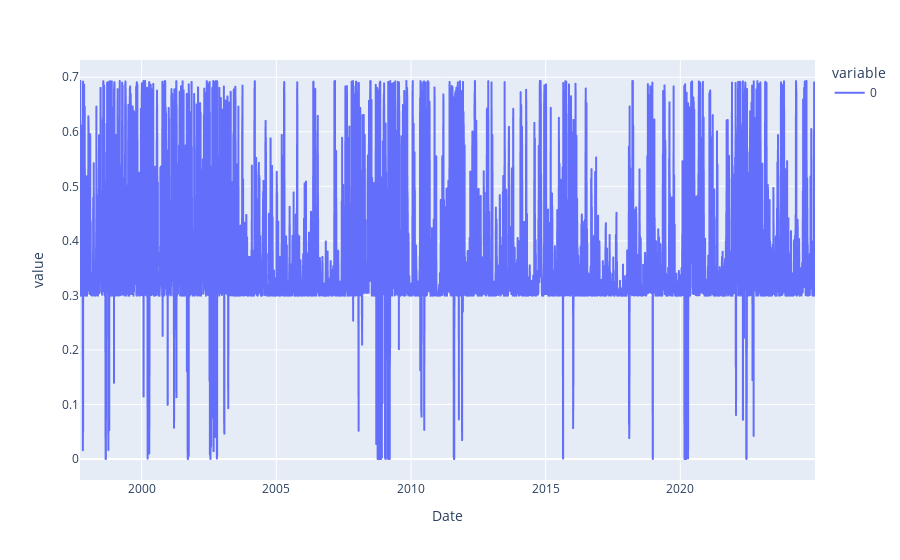

This figure's notebook cell:
### Markdown cell above
Similar to the Hidden Markov Model, the entropy at each time step is used to quantify the model's uncertainty in its regime classification decisions.

### Code cell
posteriors = gmm_model.predict_proba(prices_array)

def shannon_entropy(probs):
    '''
    This function uses the Shannon Entropy equation to quantify model uncertainty through the use of the model's returned state probabilities
    contained in the probs parameter.
    
    '''
    entropy = -np.sum(probs * np.log(probs), axis = 1)
    return entropy

entropy_gmm = shannon_entropy(posteriors)
# Adding dates back to the entropy values and accounting for the delay
# introduced by the moving window
entropy_series = pd.Series(entropy_gmm, index = prices.index[-len(entropy_gmm):])

# Plotting Entropy Series
px.line(entropy_series)

### Figure 1 — Plotly figure (JSON) as saved in the notebook; plotly's stock layout.template omitted (floating-point values rounded to 4 significant figures; data arrays with more than 128 entries replaced by an {"elided": "..."} marker saying what was removed)
{"data": [{"hovertemplate": "variable=0<br>Date=%{x}<br>value=%{y}<extra></extra>", "legendgroup": "0", "line": {"color": "#636efa", "dash": "solid"}, "marker": {"symbol": "circle"}, "mode": "lines", "name": "0", "showlegend": true, "type": "scattergl", "x": {"elided": "6873 str values"}, "xaxis": "x", "y": {"elided": "6873 float values"}, "yaxis": "y"}], "layout": {"legend": {"title": {"text": "variable"}, "tracegroupgap": 0}, "margin": {"t": 60}, "xaxis": {"anchor": "y", "domain": [0, 1], "title": {"text": "Date"}}, "yaxis": {"anchor": "x", "domain": [0, 1], "title": {"text": "value"}}}}
